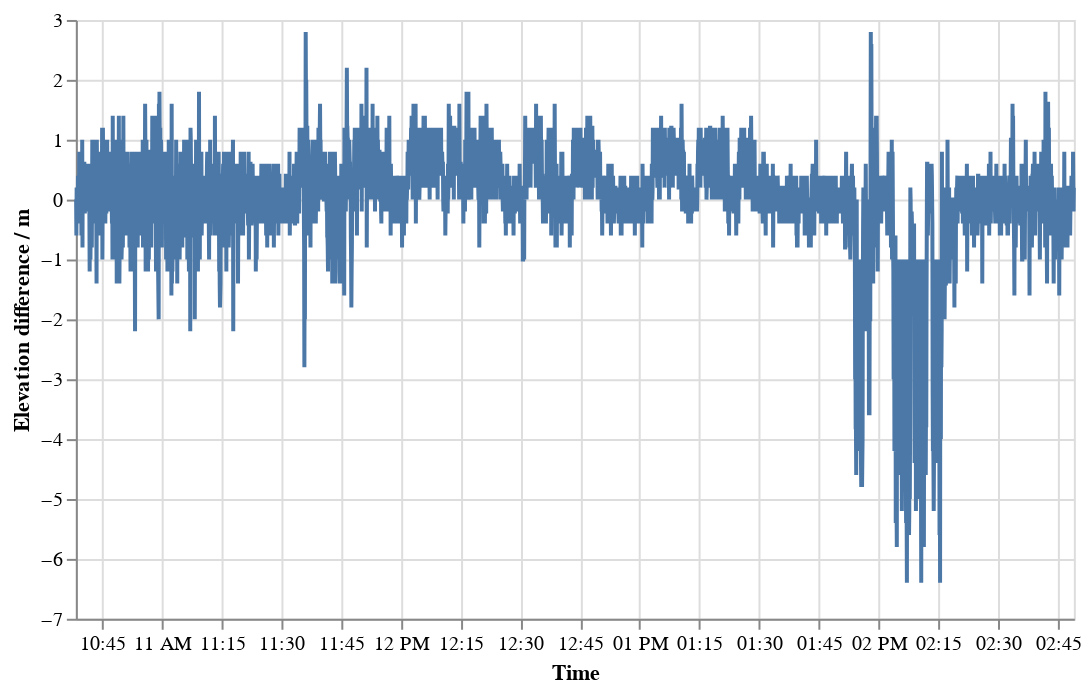

Write notebook code for a chart like this one.
### Code cell
(
    alt.Chart(ts, width=500)
    .mark_line()
    .encode(
        alt.X("time", title="Time"),
        alt.Y(
            "altitude_diff",
            scale=alt.Scale(zero=False),
            title="Elevation difference / m",
        ),
    )
)

### Figure 1 — Vega specification as saved in the notebook (floating-point values rounded to 4 significant figures; data arrays with more than 128 entries replaced by an {"elided": "..."} marker saying what was removed)
{"$schema": "https://vega.github.io/schema/vega/v5.json", "data": [{"name": "source_0", "values": {"elided": "3760 records"}, "transform": [{"type": "formula", "expr": "toDate(datum['time'])", "as": "time"}]}, {"name": "source_0_y_domain_altitude_diff", "values": [{"min": -6.4, "max": 2.8}]}], "marks": [{"type": "line", "name": "marks", "from": {"data": "source_0"}, "sort": {"field": "x"}, "encode": {"update": {"y": {"field": "altitude_diff", "scale": "y"}, "x": {"field": "time", "scale": "x"}, "defined": {"signal": "isValid(datum[\"time\"]) && isFinite(+datum[\"time\"]) && isValid(datum[\"altitude_diff\"]) && isFinite(+datum[\"altitude_diff\"])"}, "stroke": {"value": "#4c78a8"}}}, "style": ["line"]}], "scales": [{"name": "x", "type": "time", "domain": {"data": "source_0", "field": "time"}, "range": [0, {"signal": "width"}]}, {"name": "y", "type": "linear", "domain": [{"signal": "(data(\"source_0_y_domain_altitude_diff\")[0] || {}).min"}, {"signal": "(data(\"source_0_y_domain_altitude_diff\")[0] || {}).max"}], "range": [{"signal": "height"}, 0], "nice": true, "zero": false}], "axes": [{"scale": "x", "ticks": false, "maxExtent": 0, "zindex": 0, "aria": false, "orient": "bottom", "gridScale": "y", "tickCount": {"signal": "ceil(width/40)"}, "labels": false, "grid": true, "domain": false, "minExtent": 0}, {"scale": "y", "ticks": false, "zindex": 0, "orient": "left", "domain": false, "aria": false, "grid": true, "gridScale": "x", "tickCount": {"signal": "ceil(height/40)"}, "labels": false, "maxExtent": 0, "minExtent": 0}, {"scale": "x", "labelOverlap": true, "grid": false, "orient": "bottom", "tickCount": {"signal": "ceil(width/40)"}, "labelFlush": true, "zindex": 0, "title": "Time"}, {"scale": "y", "orient": "left", "grid": false, "title": "Elevation difference / m", "tickCount": {"signal": "ceil(height/40)"}, "zindex": 0, "labelOverlap": true}], "padding": 5, "height": 300, "style": "cell", "background": "white", "width": 500}
